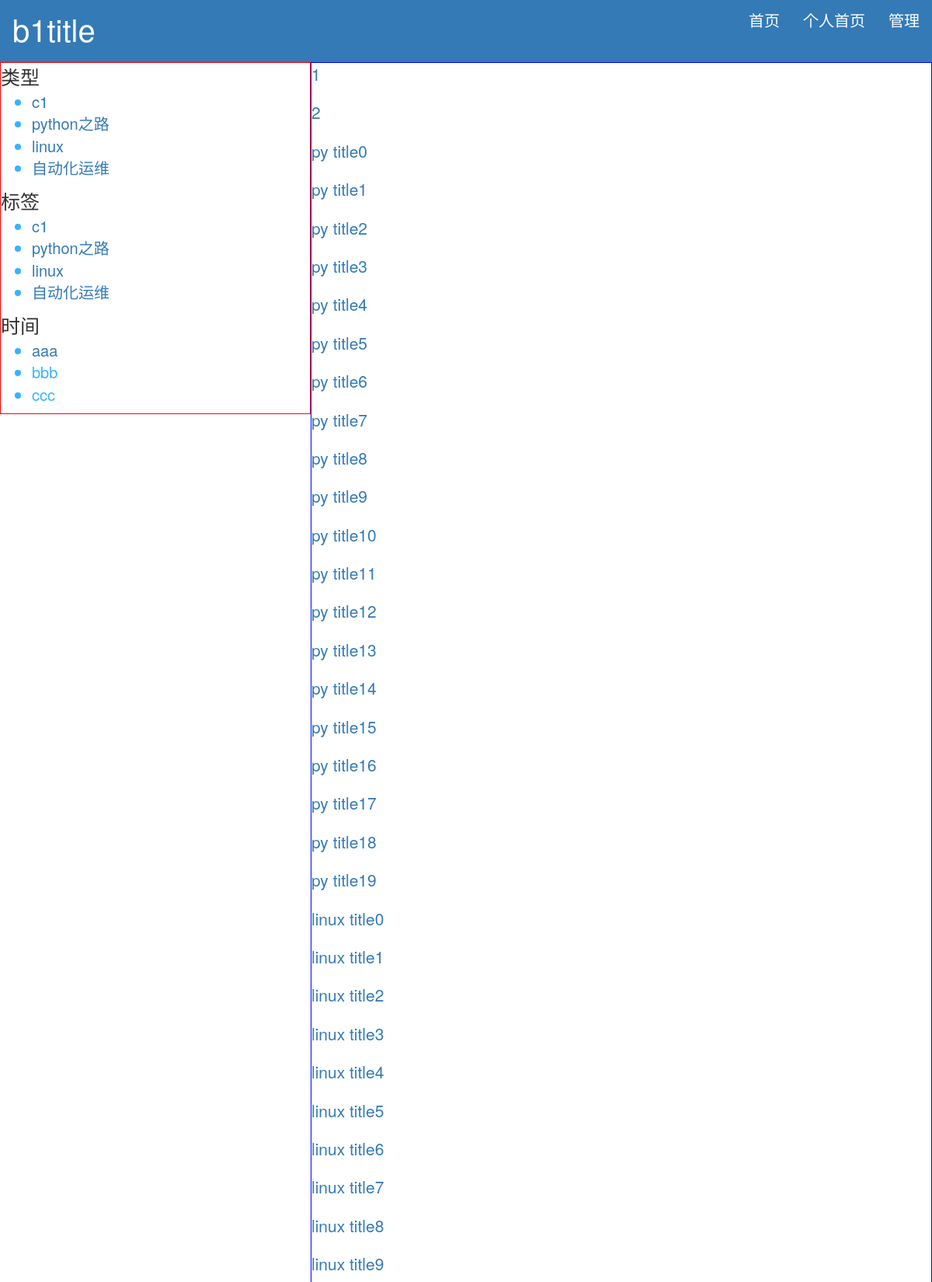
/web/userBlog/u1/ (upper part), run on the app's committed database.
### repository/models.py (models this page shows)
class Blog(models.Model):
    nid = models.BigAutoField(primary_key=True)
    suffix = models.CharField(max_length=16) #个人博客的后缀，一般是个人的名字
    title = models.CharField(max_length=128) #博客标题
    theme = models.CharField(max_length=64) #博客主题
    summary = models.CharField(max_length=32) #总结字段
    blog2userinfo = models.OneToOneField(to=UserInfo,to_field='nid',on_delete=models.CASCADE,related_name='userinfo2blog')

class ArticleType(models.Model):
    nid = models.AutoField(primary_key=True)
    caption = models.CharField(max_length=32) #分类的标题
    articletype2blog = models.ForeignKey(to='Blog',to_field='nid',on_delete=models.CASCADE,related_name='blog2articletype') #这个文章类型属于哪个博客

class Article(models.Model):
    nid = models.BigAutoField(primary_key=True)
    title = models.CharField(max_length=64)  #文章标题
    summary = models.CharField(max_length=128) #文章总结
    ctime = models.DateTimeField(auto_now_add=True) #创建时间
    read_count = models.IntegerField(default=0)#文章读过多少次
    comment_count = models.IntegerField(default=0)#文章评论过多少次
    up_count = models.IntegerField(default=0)#文章赞过多少次
    down_count = models.IntegerField(default=0)#文章踩过多少次
    article2userinfo = models.ForeignKey(to='UserInfo',on_delete=models.CASCADE,to_field='nid',)#外键、指向用户表
    article2blog = models.ForeignKey(to='Blog',to_field='nid',on_delete=models.CASCADE,related_name='blog2article')#这个文章属于哪个博客
    article2articletype = models.ForeignKey(to='ArticleType',to_field='nid',on_delete=models.CASCADE,related_name='aritcletype2article',null=True)#这个文章属于哪个文章类型,一个文章只属于一个了类型
    article2articletag = models.ManyToManyField(to='ArticleTag',related_name='articletag2article')#文章的标签
    home_choice = (     #主站文章类型分类
        (1, "Python"),
        (2, "Linux"),
        (3, "Nginx"),
        (4, "Mysql"),
    )
    home_choice_id = models.IntegerField(choices=home_choice)

### web/viewApps/personalBlogApp.py (the view)
# urls.py: url(r'userBlog/(?P<blogUser>\w+)/$',personalBlogApp.articleList,name='userBlog'),
def articleList(request,*args,**kwargs):
    print("i am in articleList")
    blogUser = kwargs.get("blogUser") #取出blog的用户名
    userChoice = kwargs.get("choiceTitle")#choiceTitle传递用户选的是文章类型还是标签还是时间
    choiceSubTitle = kwargs.get("choiceSubTitle")#choiceSubTitle传递用户选的具体的那个小标题，例如，选的类型下面的哪个类型
    obj_blog = models.UserInfo.objects.filter(username=blogUser).first().userinfo2blog  # 取出这个人的blog
    article_obj = models.Article.objects.filter(nid=3).first()
    print("article time is",article_obj.ctime)
    if kwargs.get("articleNid"):
        print("articleNid is:",kwargs.get("articleNid"))
    if userChoice == "articleType":
        article_show_obj = obj_blog.blog2article.filter(article2articletype_id=choiceSubTitle)  #按类型 取出要在个人博客主页展示的文章的对象
        print("articleType is : ",userChoice)
    elif userChoice == "articleTag":
        article_show_obj = obj_blog.blog2article.filter(article2articletag__nid=choiceSubTitle)  #按标签 取出要在个人博客主页展示的文章的对象
    else:
        article_show_obj = obj_blog.blog2article.all() #如果没有筛选，取出所有的文章
    return render(request, "personBlog/articleList.html", {"obj_blog":obj_blog, "article_show_obj":article_show_obj})

### templates/personBlog/articleList.html
{% extends 'personBlog/personBlogMother.html' %}
{% block content %}
  {% for item in article_show_obj %}
    <div class="lead">
      <a href="{% url "web:userBlog" blogUser=request.session.username articleNid=item.nid %}">
        {{ item.title }}
      </a>
    </div>
  {% endfor %}
{% endblock %}

### templates/personBlog/personBlogMother.html (shortened to what this page needs)
<!DOCTYPE html>
<html lang="en">
<head>
    <link rel="stylesheet" href="/static/extra/bootstrap-3.3.7-dist/css/bootstrap.min.css">
    <link rel="stylesheet" href="/static/extra/font-awesome-4.7.0/css/font-awesome.min.css">
    <link rel="stylesheet" href="/static/css/personBlog.css">
</head>
<body style="margin: 0 auto;">
 <div class="pg_header">
   <nav class="navbar">
    <div class="container-fluid" style="height: 80px">
     <div class="navbar-header">
       <a class="navbar-brand tab blogName" href="#">{{ obj_blog.title }}</a>
     </div>
     <ul class="nav navbar-nav navbar-right">
         <li class="link"><a class="whiteFont" href="#">首页</a></li>
         <li class="link"><a class="whiteFont"  href="#">个人首页</a></li>
         <li class="link"><a class="whiteFont"  href="#">管理</a></li>
      </ul>
    </div>
   </nav>
 </div>
  <div class="leftContent">
      <div>
          <div class="title1">类型</div>
          <ul>
              {% for item in obj_blog.blog2articletype.all %}
                <li class="title2">
                    <a href="{% url "web:userBlog" blogUser=request.session.username choiceTitle="articleType" choiceSubTitle=item.nid %}">
                      {{ item.caption }}
                  </a>
                </li>
              {% endfor %}
          </ul>
      </div>
      <div>
          <div class="title1">标签</div>
          <ul>
              {% for item in obj_blog.blog2articletype.all %}
                <li class="title2">
                    <a href="{% url "web:userBlog" blogUser=request.session.username choiceTitle="articleTag" choiceSubTitle=item.nid %}">
                      {{ item.caption }}
                  </a>
                </li>
              {% endfor %}
          </ul>
      </div>
      <div>
          <div class="title1">时间</div>
          <ul>
              <li class="title2"><a>aaa</a></li>
              <li class="title2">bbb</li>
              <li class="title2">ccc</li>
          </ul>
      </div>
  </div>
  <div class="rightContent">
      {% block content %} {% endblock %}
  </div>
</body>
</html>

### static/css/personBlog.css (style rules this page uses)
.pg_header { background-color: #337ab7; font-size: 15px; height: 80px; }
.pg_header .link { font-size: 20px; }
.pg_header .blogName { font-size: 40px; line-height: 41px; color:white; }
.pg_header .whiteFont { color: white; }
.leftContent { float:left; border:1px red solid; width:400px; }
.leftContent .title1 { font-size: 25px; }
.leftContent .title2 { font-size: 20px; color:rgba(0, 159, 255, 0.79); }
.rightContent { float: left; border:1px blue solid; width:800px; }

### data on the page
Blog: title "b1title"
ArticleType: caption "c1"
ArticleType: caption "python之路"
ArticleType: caption "linux"
ArticleType: caption "自动化运维"
Article: title "1"
Article: title "2"
Article: title "py title0"
Article: title "py title1"
Article: title "py title2"
Article: title "py title3"
Article: title "py title4"
Article: title "py title5"
Article: title "py title6"
Article: title "py title7"
Article: title "py title8"
Article: title "py title9"
Article: title "py title10"
Article: title "py title11"
Article: title "py title12"
Article: title "py title13"
Article: title "py title14"
Article: title "py title15"
Article: title "py title16"
Article: title "py title17"
Article: title "py title18"
Article: title "py title19"
Article: title "linux title0"
Article: title "linux title1"
Article: title "linux title2"
Article: title "linux title3"
Article: title "linux title4"
Article: title "linux title5"
Article: title "linux title6"
Article: title "linux title7"
Article: title "linux title8"
Article: title "linux title9"
